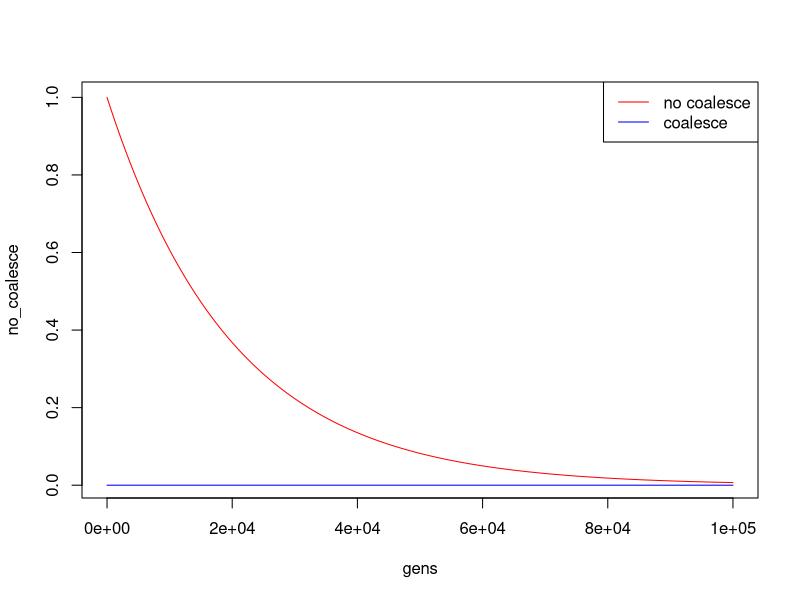
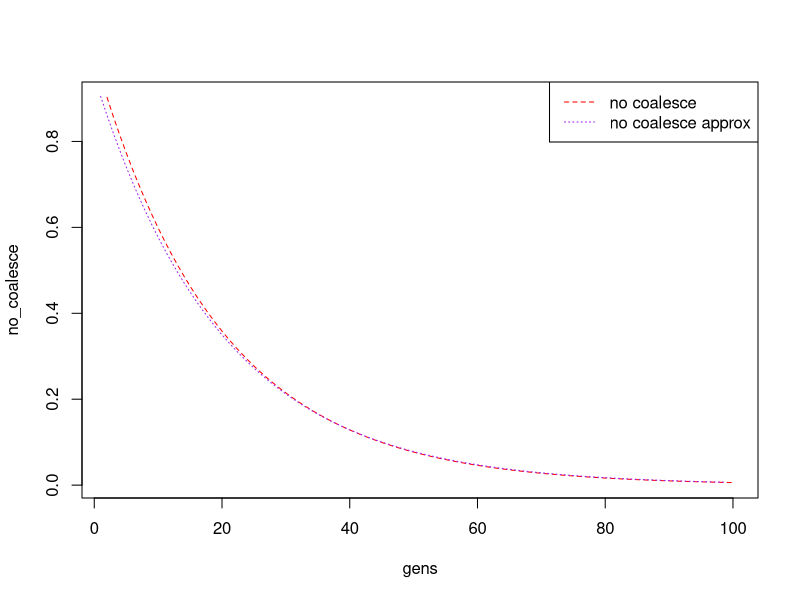

The R source for these figures, in order:
## ---- chunk 1
knitr::opts_chunk$set(echo = TRUE)
## ---- chunk 2
coalesce_2Genes <- function(N = 500, t = 5000) {
gens <- seq(2, t)
coalesce <-  (1/(2*N))*((1 - (1/(2*N)))^(gens - 1))
no_coalesce <- ((1 - (1/(2*N)))^(gens))
plot(no_coalesce ~ gens, type = "l", col = "red")
lines(coalesce, col = "blue")
legend(x = "topright", lty = 1, 
       col = c("red", "blue"),
       legend = c("no coalesce", "coalesce"))
}
## ---- chunk 3
coalesce_2Genes(N = 10000, t = 100000)
## ---- chunk 4
coalesce_2GenesApprox <- function(N = 500, t = 5000) {
gens <- seq(2, t)
no_coalesce <- ((1 - (1/(2*N)))^(gens))
no_coalesce_approx <- exp(-gens/(2*N) )
plot(no_coalesce ~ gens, type = "l", col = "red", lty = 2)
lines(no_coalesce_approx, col = "purple", lty = 3)
legend(x = "topright", lty = c(2,3), 
       col = c("red", "purple"),
       legend = c("no coalesce", "no coalesce approx"))
}
## ---- chunk 5
coalesce_2GenesApprox(N = 10, t = 100)
